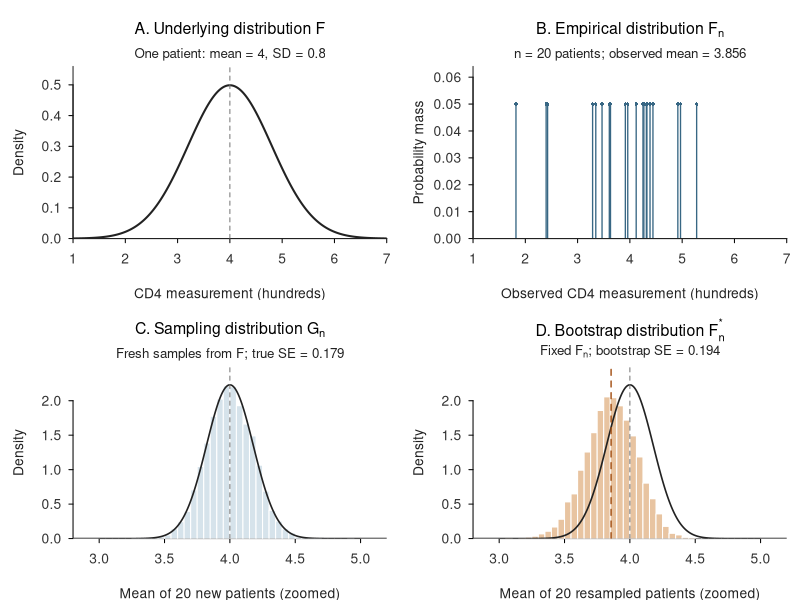
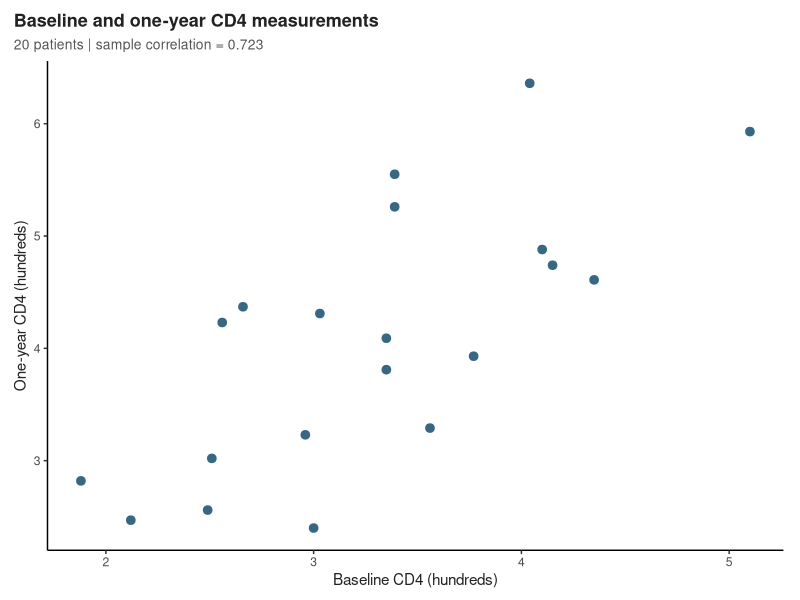
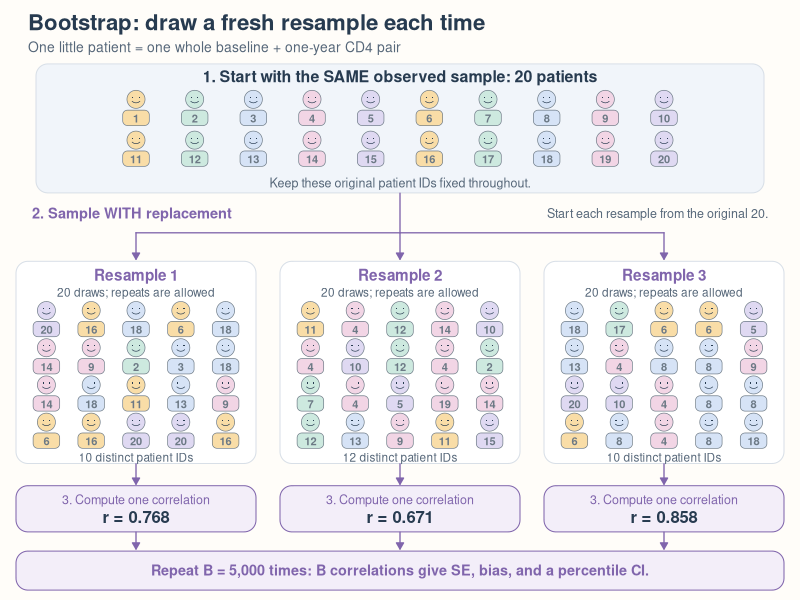
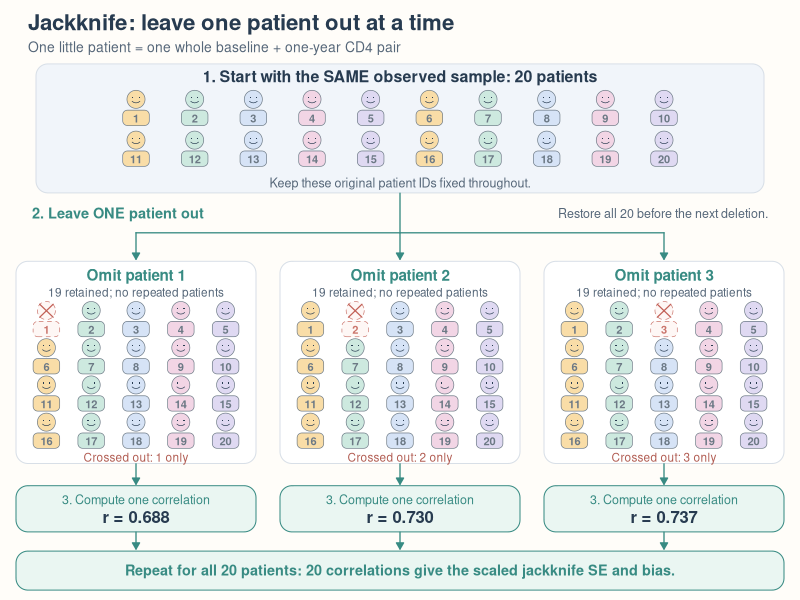
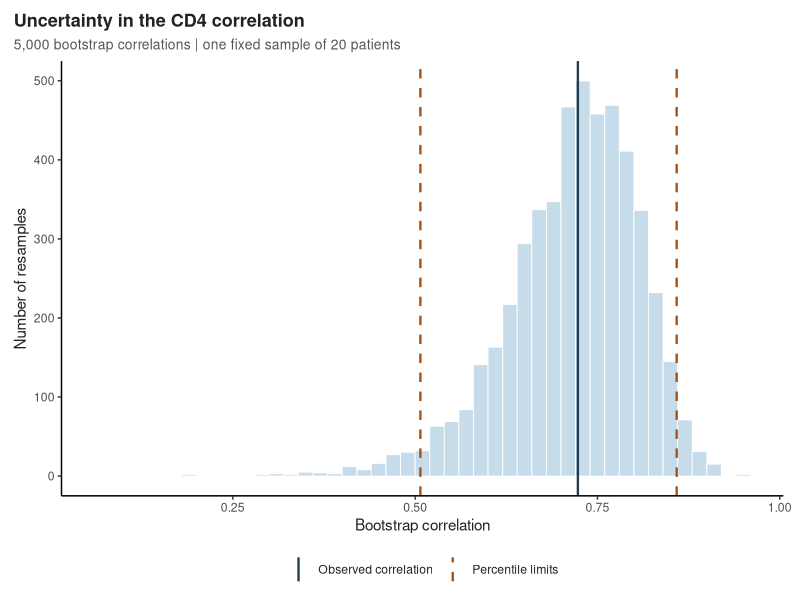

These charts were generated, in order, by the following R code:
## ---- chunk 1
#| label: resampling-setup
#| include: false
library(ggplot2)
knitr::opts_chunk$set(fig.width = 7, fig.height = 3.5, fig.align = "center",
  dpi = 160, collapse = TRUE, comment = "#>", message = FALSE, warning = FALSE)
rs_theme <- theme_classic(base_size = 11) + theme(
  text = element_text(colour = "#222222"),
  plot.title = element_text(face = "bold", size = 13),
  plot.subtitle = element_text(size = 10, colour = "#555555"),
  plot.title.position = "plot", plot.margin = margin(10, 12, 8, 10),
  legend.position = "bottom", legend.title = element_blank())
rs_draw_plot <- function(p) print(p)

# Patient IDs, colours, and paired measurements stay together in every sample.
# This figure uses actual sample indices and statistics from the CD4 example.
rs_draw_flow <- function(method, ids, statistics) {
  stopifnot(method %in% c("bootstrap", "jackknife"),
    nrow(ids) == 20, ncol(ids) == 3, length(statistics) == 3)
  boot <- method == "bootstrap"
  ink <- "#273B50"
  accent <- if (boot) "#8065AC" else "#388B83"
  pale <- if (boot) "#F3EEF9" else "#EAF6F2"
  palette <- c("#F9DDA7", "#CDE9DF", "#D6E3F6", "#F2D5E5", "#DFD9F2")
  gp_text <- function(size = 10, bold = FALSE, colour = ink) {
    grid::gpar(fontfamily = "sans", fontsize = size,
      fontface = if (bold) "bold" else "plain", col = colour)
  }
  label <- function(text, x, y, size = 10, bold = FALSE,
                    colour = ink, just = "centre") {
    grid::grid.text(text, x, y, just = just,
      gp = gp_text(size, bold, colour))
  }
  card <- function(x, y, width, height, fill = "white", border = "#D8DFE7") {
    grid::grid.roundrect(x, y, width, height,
      r = grid::unit(3, "mm"), gp = grid::gpar(fill = fill, col = border, lwd = 1))
  }
  arrow <- function(x, y) {
    grid::grid.lines(x, y,
      arrow = grid::arrow(type = "closed", length = grid::unit(1.8, "mm")),
      gp = grid::gpar(col = accent, fill = accent, lwd = 1.3))
  }
  patient <- function(id, x, y, omitted = FALSE) {
    grid::pushViewport(grid::viewport(x, y,
      width = grid::unit(9, "mm"), height = grid::unit(10, "mm")))
    colour <- if (omitted) "#FEF7F5" else palette[(id - 1) %% length(palette) + 1]
    outline <- if (omitted) "#CA756C" else "#6C7985"
    pen <- grid::gpar(fill = colour, col = outline, lwd = .65,
      lty = if (omitted) "dashed" else "solid")
    grid::grid.roundrect(.5, .25, .75, .39, r = grid::unit(1.2, "mm"), gp = pen)
    grid::grid.circle(.5, .72, r = grid::unit(2.3, "mm"), gp = pen)
    if (omitted) {
      grid::grid.lines(c(.31, .69), c(.88, .55),
        gp = grid::gpar(col = "#C15F55", lwd = 1.2))
      grid::grid.lines(c(.31, .69), c(.55, .88),
        gp = grid::gpar(col = "#C15F55", lwd = 1.2))
    } else {
      grid::grid.circle(c(.41, .59), c(.77, .77), r = grid::unit(.17, "mm"),
        gp = grid::gpar(fill = ink, col = NA))
      grid::grid.lines(c(.39, .44, .50, .56, .61), c(.67, .64, .63, .64, .67),
        gp = grid::gpar(col = ink, lwd = .65, lineend = "round"))
    }
    grid::grid.text(id, .5, .245, gp = gp_text(8, TRUE, outline))
    grid::popViewport()
  }

  grid::grid.newpage()
  grid::grid.rect(gp = grid::gpar(fill = "#FFFDF9", col = NA))
  label(if (boot) "Bootstrap: draw a fresh resample each time"
    else "Jackknife: leave one patient out at a time", .035, .963,
    size = 16, bold = TRUE, just = "left")
  label("One little patient = one whole baseline + one-year CD4 pair",
    .035, .922, size = 10, just = "left", colour = "#566779")

  card(.5, .786, .91, .215, fill = "#F1F5FA")
  label("1. Start with the SAME observed sample: 20 patients", .5, .873,
    size = 11.5, bold = TRUE)
  orig_x <- seq(.17, .83, length.out = 10)
  for (j in 1:20) patient(j, orig_x[(j - 1) %% 10 + 1],
    if (j <= 10) .820 else .752)
  label("Keep these original patient IDs fixed throughout.", .5, .696,
    size = 9, colour = "#566779")

  centres <- c(.17, .5, .83)
  grid::grid.lines(c(.5, .5), c(.678, .612),
    gp = grid::gpar(col = accent, lwd = 1.3))
  grid::grid.lines(c(centres[1], centres[3]), c(.612, .612),
    gp = grid::gpar(col = accent, lwd = 1.3))
  label(if (boot) "2. Sample WITH replacement" else "2. Leave ONE patient out",
    .04, .645, size = 10.5, bold = TRUE, colour = accent, just = "left")
  label(if (boot) "Start each resample from the original 20."
    else "Restore all 20 before the next deletion.",
    .96, .645, size = 9, colour = "#566779", just = "right")

  for (b in 1:3) {
    x <- centres[b]
    arrow(c(x, x), c(.612, .568))
    card(x, .396, .30, .337, fill = "white", border = "#D8DFE7")
    label(if (boot) paste("Resample", b) else paste("Omit patient", b),
      x, .542, size = 11, bold = TRUE, colour = accent)
    label(if (boot) "20 draws; repeats are allowed" else "19 retained; no repeated patients",
      x, .513, size = 8.5, colour = "#566779")
    xs <- x + seq(-.112, .112, length.out = 5)
    ys <- c(.468, .406, .344, .282)
    for (j in 1:20) {
      id <- ids[j, b]
      patient(if (is.na(id)) j else id, xs[(j - 1) %% 5 + 1],
        ys[(j - 1) %/% 5 + 1], omitted = is.na(id))
    }
    label(if (boot) paste(length(unique(ids[, b])), "distinct patient IDs")
      else paste("Crossed out:", b, "only"), x, .238, size = 8.5,
      colour = if (boot) "#566779" else "#B15C52")
    arrow(c(x, x), c(.227, .193))
    card(x, .152, .30, .077, fill = pale, border = accent)
    label("3. Compute one correlation", x, .168, size = 9, colour = accent)
    label(sprintf("r = %.3f", statistics[b]), x, .139, size = 12, bold = TRUE)
    arrow(c(x, x), c(.113, .085))
  }
  card(.5, .049, .96, .065, fill = pale, border = accent)
  label(if (boot) "Repeat B = 5,000 times: B correlations give SE, bias, and a percentile CI."
    else "Repeat for all 20 patients: 20 correlations give the scaled jackknife SE and bias.",
    .5, .05, size = 10.4, bold = TRUE, colour = accent)
}
## ---- chunk 2
#| label: resampling-three-distributions-data
#| include: false
set.seed(8670)  # Independent teaching simulation.
demo_n <- 20
demo_mu <- 4
demo_sigma <- .8
demo_B <- 10000
demo_x <- rnorm(demo_n, demo_mu, demo_sigma)  # Draw this observed sample ONCE.
demo_mean <- mean(demo_x)
demo_sampling <- colMeans(matrix(
  rnorm(demo_n * demo_B, demo_mu, demo_sigma), nrow = demo_n))
demo_boot <- replicate(demo_B,
  mean(sample(demo_x, demo_n, replace = TRUE)))
demo_se <- demo_sigma / sqrt(demo_n)
demo_boot_se_exact <- sqrt(mean((demo_x - demo_mean)^2) / demo_n)
## ---- chunk 3
#| label: fig-resampling-three-distributions
#| echo: false
#| fig-width: 8
#| fig-height: 5.5
#| fig-cap: "A: population distribution $F$. B: empirical distribution $F_n$ of one fixed sample, with mass 1/20 at each observed value. C: sampling distribution $G_n$, illustrated by 10,000 fresh-sample means. D: bootstrap distribution $F_n^*$, approximated by 10,000 resample means from B. A and B share the measurement scale. C and D share a zoomed mean scale, vertical scale, and bin widths. Their common black curve is the exact sampling density N(4, 0.8^2/20); grey and orange dashed lines mark the true and observed means. Curves and histograms show densities; B shows probability masses, rather than CDF curves."
#| fig-alt: "Four conventional statistical plots. A shows a broad normal population density centred at 4. B shows twenty empirical probability masses from one observed sample. C shows a narrow histogram of fresh-sample means centred at 4, matching an exact normal density. D shows bootstrap means centred near 3.856, with the same exact sampling density overlaid for direct comparison."
local({
  old_par <- par(mfrow = c(2, 2), mar = c(3.7, 4.4, 4.0, .8),
    mgp = c(2.8, .7, 0), las = 1, cex = .83, tcl = -.25,
    family = "sans", bg = "white", col = "#222222",
    col.axis = "#333333", col.lab = "#222222")
  on.exit(par(old_par))
  x_grid <- seq(1, 7, length.out = 1501)
  x_limits <- c(1, 7)
  mean_limits <- c(2.8, 5.2)
  mean_breaks <- seq(1, 7, by = .05)
  h_pop <- hist(demo_sampling, breaks = mean_breaks, plot = FALSE)
  h_boot <- hist(demo_boot, breaks = mean_breaks, plot = FALSE)
  mean_ylim <- c(0, 1.12 * max(h_pop$density, h_boot$density,
    dnorm(x_grid, demo_mu, demo_se)))

  plot(x_grid, dnorm(x_grid, demo_mu, demo_sigma), type = "l", lwd = 2,
    xlim = x_limits, ylim = c(0, .56), xaxs = "i", yaxs = "i",
    xlab = "CD4 measurement (hundreds)", ylab = "Density",
    main = "", bty = "l")
  title(main = expression(paste("A. Underlying distribution ", F)), line = 2.2, cex.main = 1.15)
  abline(v = demo_mu, col = "#777777", lty = 2)
  mtext("One patient: mean = 4, SD = 0.8", side = 3, line = .3, cex = .8)

  plot(demo_x, rep(1 / demo_n, demo_n), type = "h", lwd = 1.3,
    col = "#386784", xlim = x_limits, ylim = c(0, .064),
    xaxs = "i", yaxs = "i", xlab = "Observed CD4 measurement (hundreds)",
    ylab = "Probability mass", main = "", bty = "l")
  title(main = expression(paste("B. Empirical distribution ", F[n])), line = 2.2, cex.main = 1.15)
  points(demo_x, rep(1 / demo_n, demo_n), pch = 16, cex = .55, col = "#386784")
  mtext(sprintf("n = 20 patients; observed mean = %.3f", demo_mean),
    side = 3, line = .3, cex = .8)

  plot(h_pop, freq = FALSE, col = "#D6E3EB", border = "white",
    xlim = mean_limits, ylim = mean_ylim, xaxs = "i", yaxs = "i",
    xlab = "Mean of 20 new patients (zoomed)", ylab = "Density",
    main = "", bty = "l")
  title(main = expression(paste("C. Sampling distribution ", G[n])), line = 2.2, cex.main = 1.15)
  lines(x_grid, dnorm(x_grid, demo_mu, demo_se), lwd = 1.6)
  abline(v = demo_mu, col = "#777777", lty = 2)
  mtext(sprintf("Fresh samples from F; true SE = %.3f", demo_se),
    side = 3, line = .3, cex = .8)

  plot(h_boot, freq = FALSE, col = "#E8C4A1", border = "white",
    xlim = mean_limits, ylim = mean_ylim, xaxs = "i", yaxs = "i",
    xlab = "Mean of 20 resampled patients (zoomed)", ylab = "Density",
    main = "", bty = "l")
  title(main = expression(paste("D. Bootstrap distribution ", F[n]^"*")), line = 2.2, cex.main = 1.15)
  lines(x_grid, dnorm(x_grid, demo_mu, demo_se), lwd = 1.6)
  abline(v = demo_mu, col = "#777777", lty = 2)
  abline(v = demo_mean, col = "#A45116", lty = 2, lwd = 1.4)
  mtext(bquote(paste("Fixed ", F[n], "; bootstrap SE = ", .(sprintf("%.3f", sd(demo_boot))))),
    side = 3, line = .3, cex = .8)
})
## ---- chunk 4
#| label: resampling-cd4-data
data(cd4, package = "boot")
n <- nrow(cd4)
theta_hat <- cor(cd4$baseline, cd4$oneyear)
head(cd4, 3)
## ---- chunk 5
#| label: fig-resampling-cd4
#| echo: false
#| fig-height: 3.1
#| fig-cap: "Each point is one patient, with baseline and one-year CD4 measurements kept as a pair. The sample correlation is about 0.723. We estimate how much this correlation would vary across new samples of patients."
#| fig-alt: "Scatterplot of one-year versus baseline CD4 measurements for 20 patients, showing a positive association and sample correlation 0.723."
rs_draw_plot(ggplot(cd4, aes(baseline, oneyear)) +
  geom_point(size = 2.6, colour = "#386784") +
  labs(x = "Baseline CD4 (hundreds)", y = "One-year CD4 (hundreds)",
    title = "Baseline and one-year CD4 measurements",
    subtitle = sprintf("20 patients | sample correlation = %.3f", theta_hat)) + rs_theme)
## ---- chunk 6
#| label: resampling-bootstrap-loop
# Seed once, then continue the random-number stream across all B resamples.
set.seed(8670)
B <- 5000
boot_theta <- numeric(B)
first_indices <- matrix(NA_integer_, nrow = n, ncol = 3)
for (b in seq_len(B)) {
  i <- sample.int(n, size = n, replace = TRUE)
  boot_theta[b] <- cor(cd4$baseline[i], cd4$oneyear[i])
  if (b <= 3) first_indices[, b] <- i
}
## ---- chunk 7
#| label: fig-resampling-rows
#| echo: false
#| fig-width: 8
#| fig-height: 6.5
#| fig-cap: "Bootstrap flow: every resample starts from the same observed sample of 20 patients. Each resample makes 20 draws with replacement, so some IDs repeat and others are absent. The first three actual resamples lead to correlations 0.768, 0.671, and 0.858. Continue to B = 5,000 resamples and summarise their correlations. A patient icon always carries the whole baseline/one-year pair."
#| fig-alt: "Cute numbered patient icons show a fixed sample of 20 patients branching into three separate bootstrap samples, each with 20 draws with replacement. Repeated IDs retain their colour. Each sample points to its correlation, and the correlations feed into SE, bias, and a percentile interval."
rs_draw_flow("bootstrap", first_indices, boot_theta[1:3])
## ---- chunk 8
#| label: resampling-bootstrap-se
boot_se <- sd(boot_theta)
boot_se
## ---- chunk 9
#| label: resampling-bootstrap-bias
boot_bias <- mean(boot_theta) - theta_hat
boot_bias
## ---- chunk 10
#| label: fig-resampling-jackknife
#| echo: false
#| fig-pos: "htbp"
#| fig-width: 8
#| fig-height: 6.5
#| fig-cap: "Jackknife flow: return to the same full sample before every deletion. The first three samples omit patients 1, 2, and 3 separately; a crossed-out icon is excluded from the calculation. Each retained sample contains 19 distinct patients and gives one correlation. Continue through all 20 patients, then use the jackknife scaling formulas for SE and bias. There is no random redraw and deletions do not accumulate."
#| fig-alt: "Cute numbered patient icons show the original 20 patients branching into three leave-one-out samples. Patient 1, 2, or 3 is crossed out in a different sample; all other patients remain. The 19-patient samples give correlations 0.688, 0.730, and 0.737. All 20 deletions feed into the scaled jackknife SE and bias."
jack_ids <- matrix(rep(seq_len(n), 3), nrow = n)
for (i in 1:3) jack_ids[i, i] <- NA_integer_
jack_first <- vapply(1:3, function(i) {
  cor(cd4$baseline[-i], cd4$oneyear[-i])
}, numeric(1))
rs_draw_flow("jackknife", jack_ids, jack_first)
## ---- chunk 11
#| label: resampling-jackknife
jack_theta <- numeric(n)
for (i in seq_len(n)) {
  jack_theta[i] <- cor(cd4$baseline[-i], cd4$oneyear[-i])
}
## ---- chunk 12
#| label: resampling-jackknife-first-three
#| echo: false
knitr::kable(data.frame(
  `Patient omitted` = 1:3, `Patients retained` = rep(n - 1, 3),
  Correlation = jack_theta[1:3],
  `Change from full sample` = jack_theta[1:3] - theta_hat,
  check.names = FALSE), digits = 4, align = "c", row.names = FALSE)
## ---- chunk 13
#| label: resampling-jackknife-accuracy
jack_mean <- mean(jack_theta)
jack_se <- sqrt((n - 1) / n * sum((jack_theta - jack_mean)^2))
jack_bias <- (n - 1) * (jack_mean - theta_hat)
jack_corrected <- theta_hat - jack_bias
## ---- chunk 14
#| label: resampling-jackknife-results
#| echo: false
knitr::kable(data.frame(
  Summary = c("Mean of delete-one estimates", "Raw SD of delete-one estimates",
    "Jackknife SE", "Estimated bias", "Bias-corrected estimate"),
  Value = c(jack_mean, sd(jack_theta), jack_se, jack_bias, jack_corrected)),
  digits = 4, align = "c", row.names = FALSE)
## ---- chunk 15
#| label: resampling-percentile-interval
percentile_ci <- quantile(boot_theta, c(.025, .975))
percentile_ci
## ---- chunk 16
#| label: fig-resampling-distribution
#| echo: false
#| fig-height: 3.3
#| fig-cap: "Distribution of 5,000 bootstrap correlations between baseline and one-year CD4 measurements. The solid line marks the observed correlation; dashed lines mark the percentile interval. These are correlations of resampled patient pairs, not individual CD4 measurements."
#| fig-alt: "Histogram of 5,000 bootstrap correlations for 20 patients. The observed correlation is 0.723; the 95 percent percentile interval is approximately 0.507 to 0.859."
rs_lines <- data.frame(Value = c(theta_hat, percentile_ci),
  Meaning = c("Observed correlation", "Percentile limits", "Percentile limits"))
rs_draw_plot(ggplot(data.frame(Correlation = boot_theta), aes(Correlation)) +
  geom_histogram(binwidth = .02, boundary = 0,
    fill = "#C7DCEB", colour = "white", linewidth = .3) +
  geom_vline(data = rs_lines, aes(xintercept = Value,
    colour = Meaning, linetype = Meaning), linewidth = .8) +
  scale_colour_manual(values = c(`Observed correlation` = "#243B4A",
    `Percentile limits` = "#A45116")) +
  scale_linetype_manual(values = c(`Observed correlation` = "solid",
    `Percentile limits` = "dashed")) +
  labs(x = "Bootstrap correlation", y = "Number of resamples",
    title = "Uncertainty in the CD4 correlation",
    subtitle = "5,000 bootstrap correlations | one fixed sample of 20 patients") + rs_theme)
## ---- chunk 17
#| label: resampling-method-comparison
#| echo: false
knitr::kable(data.frame(Method = c("Jackknife", "Bootstrap"),
  `Estimated SE` = c(jack_se, boot_se),
  `Estimated bias` = c(jack_bias, boot_bias), check.names = FALSE),
  digits = 4, align = "c", row.names = FALSE)
